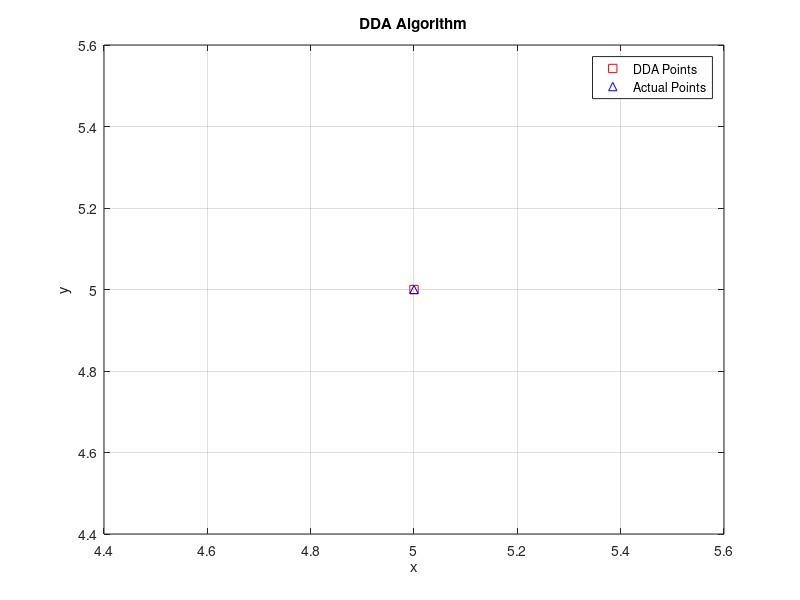

Reproduce this figure in MATLAB.
x0 = input("Enter x0:");
y0 = input("Enter y0:");
x1 = input("Enter x1:");
y1 = input("Enter y1:");
dx = x1 - x0;
dy = y1 - y0;
if(abs(dx)<abs(dy))
    steps = abs(dx);
else
    steps = abs(dy);
end
xinc = (dx/steps);
yinc = (dy/steps);

x(1) = x0;
y(1) = y0;
for i= 1:steps
    x(i+1) = x(i) + xinc;
    y(i+1) = y(i) + yinc;
end
plot(round(x),round(y),'rs');
grid on,hold on
plot(x,y,'b^');
legend("DDA Points","Actual Points");
xlabel("x");
ylabel("y")
title("DDA Algorithm");
    
    


